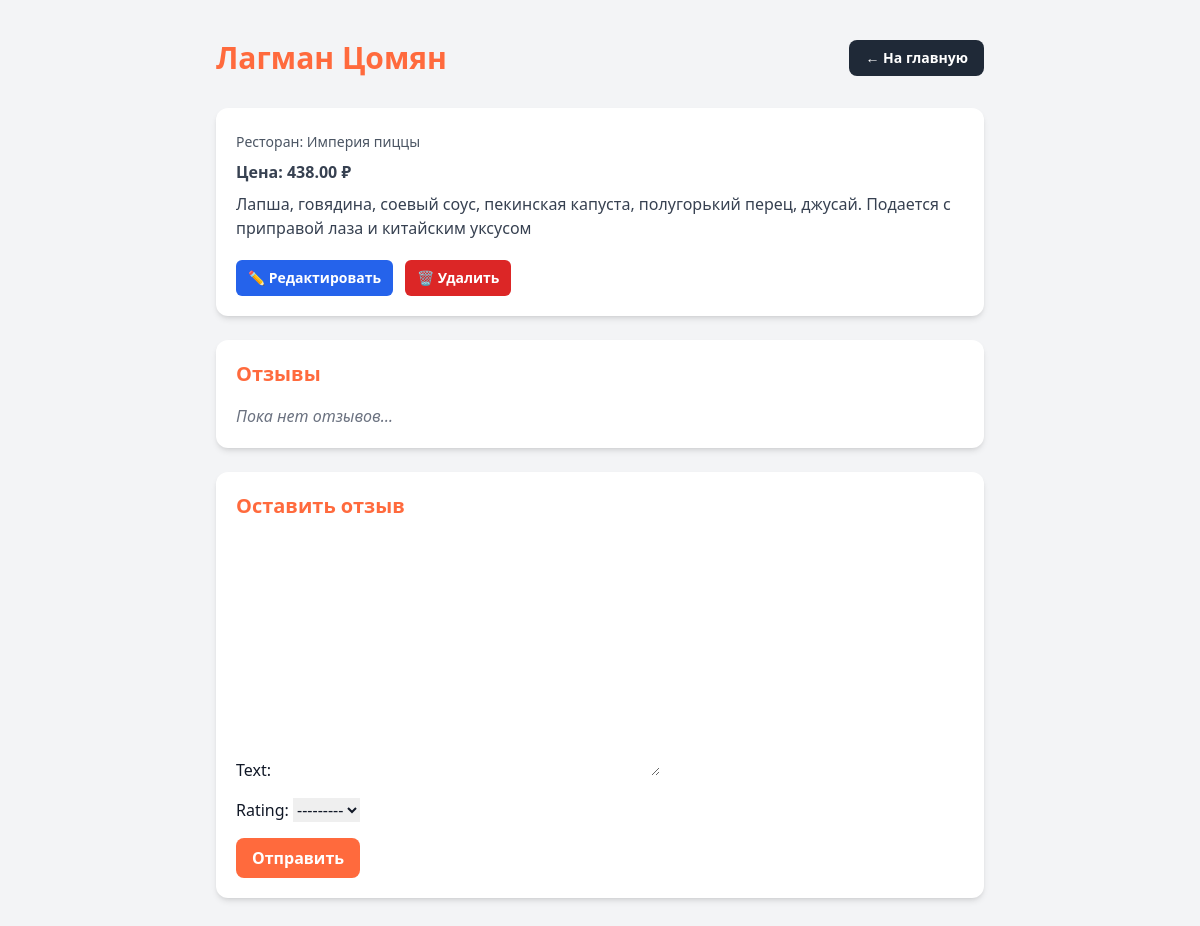
/dishes/5/ (signed in), run on the app's committed database.
### restaurants/models.py (models this page shows, shortened)
class Dish(models.Model):
    name = models.CharField(max_length=200)
    description = models.TextField(blank=True)
    price = models.DecimalField(max_digits=8, decimal_places=2, null=True, blank=True)
    restaurant = models.ForeignKey(Restaurant, on_delete=models.CASCADE, related_name='dishes')
    category = models.ForeignKey(Category, on_delete=models.SET_NULL, null=True, blank=True)
    ingredients = models.ManyToManyField(Ingredient, blank=True)
    created_at = models.DateTimeField(auto_now_add=True)

class Restaurant(models.Model):
    owner = models.ForeignKey(User, on_delete=models.CASCADE)
    name = models.CharField(max_length=200)
    address = models.CharField(max_length=300, blank=True)
    latitude = models.FloatField()
    longitude = models.FloatField()
    phone = models.CharField(max_length=50, blank=True)
    is_open = models.BooleanField(default=True)
    created_at = models.DateTimeField(auto_now_add=True)

### restaurants/views.py (the view)
# urls.py: path('dishes/<int:pk>/', DishDetailView.as_view(), name='dish-detail'),
class DishDetailView(LoginRequiredMixin, DetailView):
    model = Dish
    template_name = 'restaurants/dish_detail.html'
    context_object_name = 'dish'
    def get_context_data(self, **kwargs):
        context = super().get_context_data(**kwargs)
        context['reviews'] = self.object.reviews.all()
        context['review_form'] = ReviewForm()
        return context

### restaurants/forms.py
class ReviewForm(forms.ModelForm):
    class Meta:
        model = Review
        fields = ['text', 'rating']

### restaurants/templates/restaurants/dish_detail.html (shortened to what this page needs)
{% load static %}
<!DOCTYPE html>
<html lang="ru">
<head>
    <script src="https://cdn.tailwindcss.com"></script>
</head>
<body class="bg-gray-100 text-gray-900">
<div class="max-w-3xl mx-auto py-10">
    <div class="flex justify-between items-center mb-8">
        <h1 class="text-3xl font-bold text-brand">{{ dish.name }}</h1>
        <a href="/" class="px-4 py-2 bg-gray-800 text-white rounded-lg font-semibold text-sm hover:bg-gray-900 transition">
            ← На главную
        </a>
    </div>
    <div class="bg-white p-5 shadow-md rounded-xl mb-6">
        <p class="text-gray-600 mt-1 text-sm">
            Ресторан: <span class="font-medium">{{ dish.restaurant.name }}</span>
        </p>
        <p class="text-gray-700 font-semibold mt-2">
            Цена: {{ dish.price }} ₽
        </p>
        <p class="text-gray-700 mt-2">{{ dish.description }}</p>
        <div class="mt-5 flex gap-3">
            <a href="{% url 'restaurants:dish-edit' dish.pk %}"
               class="px-3 py-2 rounded-md bg-blue-600 text-white text-sm font-semibold hover:bg-blue-700 transition">
                ✏️ Редактировать
            </a>
            <a href="{% url 'restaurants:dish-delete' dish.pk %}"
               class="px-3 py-2 rounded-md bg-red-600 text-white text-sm font-semibold hover:bg-red-700 transition">
                🗑 Удалить
            </a>
        </div>
    </div>
    <div class="bg-white p-5 shadow-md rounded-xl mb-6">
        <h2 class="text-xl font-bold mb-4 text-brand">Отзывы</h2>
        {% if reviews %}
            <div class="space-y-4">
                {% for review in reviews %}
                    <div class="border border-gray-300 rounded-xl p-4 bg-white">
                        <p class="font-semibold">{{ review.user.username }} — {{ review.rating }}/5</p>
                        <p class="text-gray-700">{{ review.text }}</p>
                    </div>
                {% endfor %}
            </div>
        {% else %}
            <p class="text-gray-500 italic">Пока нет отзывов…</p>
        {% endif %}
    </div>
    {% if user.is_authenticated %}
    <div class="bg-white p-5 shadow-md rounded-xl mb-6">
        <h2 class="text-xl font-bold mb-4 text-brand">Оставить отзыв</h2>
        <form method="post" action="{% url 'restaurants:add-review' dish.pk %}" class="space-y-4">
            {{ review_form.as_p|safe }}
            <button type="submit"
                    class="px-4 py-2 bg-brand text-white rounded-lg font-semibold hover:bg-orange-600 transition">
                Отправить
            </button>
        </form>
    </div>
    {% else %}
        <p class="text-gray-500 italic mb-6">Войдите, чтобы оставить отзыв.</p>
    {% endif %}
</div>
</body>
</html>

### data on the page
Dish: name "Лагман Цомян", restaurant.name "Империя пиццы", price "438.00", description "Лапша, говядина, соевый соус, пекинская капуста, полугорький перец, джусай. Подается с приправой лаза и китайским уксусом"
